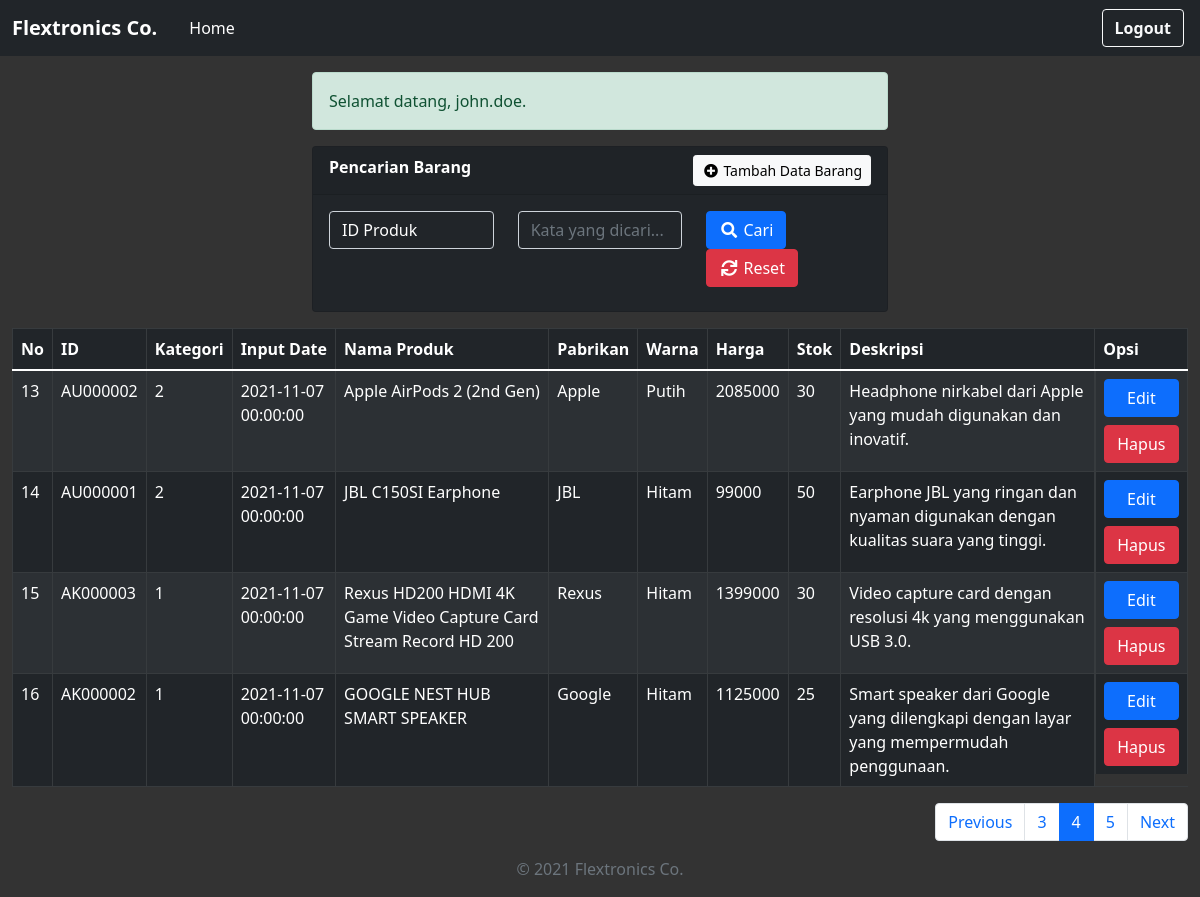
Screenshot of /view.php?page=4 (signed in) with the database file from the repository.
### tables this page shows
CREATE TABLE `_products` (
  `idx` int(11) NOT NULL,
  `id` varchar(8) NOT NULL,
  `kategori` int(11) NOT NULL,
  `tgl_input` datetime NOT NULL,
  `nama` varchar(255) NOT NULL,
  `manufaktur` varchar(200) NOT NULL,
  `warna` varchar(100) NOT NULL,
  `deskripsi` varchar(255) DEFAULT NULL
);

CREATE TABLE `_prices` (
  `product_id` varchar(8) NOT NULL,
  `price` int(11) NOT NULL
);

CREATE TABLE `_stock` (
  `product_id` varchar(8) NOT NULL,
  `amount` int(8) NOT NULL
);

### view.php (the view, shortened to what this page needs)
<!DOCTYPE html>
<html lang="en">
<head>
    <link href="assets/css/bootstrap.min.css" rel="stylesheet">
    <link rel="stylesheet" href="https://use.fontawesome.com/releases/v5.6.3/css/all.css">
    <link href="assets/css/style.css" rel="stylesheet">
</head>
<body>
    <nav class="navbar navbar-expand-lg navbar-dark bg-dark text-light">
        <div class="container-fluid justify-content-start">
            <div class="navbar-brand">
                <strong>Flextronics Co.</strong>
            </div>
            <ul class="nav">
                <li class="nav-item">
                    <a href="index.php" class="nav-link text-white">Home</a>
                </li>
            </ul>
        </div>
        <a href="logout.php" class="btn btn-outline-light fw-bold me-3" onclick="return confirm('Apa Anda yakin ingin keluar aplikasi?');">Logout</a>
    </nav>
    <div class="container-fluid pt-3">
        <div class="row justify-content-center">
            <div class="col-md-6">
                <div class="alert alert-success" role="alert">
                    <?php
                    if (isset($_SESSION['username'])) {
                        echo 'Selamat datang, ' . $_SESSION['username'] . '.';
                    }
                    ?>
                </div>
                <div class="card text-white bg-dark mb-3">
                    <div class="card-header">
                        <b>Pencarian Barang</b>
                        <a href="insert.php" class="float-end btn btn-light btn-sm"><i class="fa fa-fw fa-plus-circle"></i> Tambah Data Barang</a>
                    </div>
                    <div class="card-body">
                        <form class="form-inline">
                            <div class="row">
                                <div class="col-sm-4">
                                    <div class="mb-2">
                                        <select class="form-control text-white bg-dark" id="kolom" name="kolom" required="">
                                            <?php
                                            $kolom = (isset($_GET['kolom'])) ? $_GET['kolom'] : "";
                                            ?>
                                            <option value="id" <?php if ($kolom == "id") echo "selected"; ?>>ID Produk</option>
                                        </select>
                                    </div>
                                </div>
                                <div class="col-sm-4">
                                    <div class="mb-2">
                                        <input type="text" class="form-control text-white bg-dark" id="keyword" name="keyword" placeholder="Kata yang dicari..." required="" value="<?php if (isset($_GET['keyword'])) echo $_GET['keyword']; ?>">
                                    </div>
                                </div>
                                <div class="col-sm-4">
                                    <div class="mb-2">
                                        <button type="submit" class="btn btn-primary"><i class="fa fa-fw fa-search"></i> Cari</button>
                                        <a href="view.php" class="btn btn-danger"><i class="fa fa-fw fa-sync"></i> Reset</a>
                                    </div>
                                </div>
                            </div>
                        </form>
                    </div>
                </div>
            </div>
        </div>
        <?php
        include 'connect.php';
        $page = (isset($_GET['page'])) ? (int) $_GET['page'] : 1;
        $kolomCari = (isset($_GET['kolom'])) ? $_GET['kolom'] : "";
        $kolomKeyword = (isset($_GET['keyword'])) ? $_GET['keyword'] : "";
        $limit = 4;
        $limitStart = ($page - 1) * $limit;
        if ($kolomCari == "" && $kolomKeyword == "") {
            $data = mysqli_query($conn, "SELECT idx, id, kategori, tgl_input, nama, manufaktur, warna, price, amount, deskripsi FROM _products pro
                    INNER JOIN _prices pri ON pro.id = pri.product_id
                    INNER JOIN _stock sto ON pro.id = sto.product_id
                    ORDER BY pro.idx DESC LIMIT " . $limitStart . "," . $limit);
        }
        ?>
        <table class="table table-dark table-striped table-bordered table-hover">
            <thead>
                <tr>
                    <th>No</th>
                    <th>ID</th>
                    <th>Kategori</th>
                    <th>Input Date</th>
                    <th>Nama Produk</th>
                    <th>Pabrikan</th>
                    <th>Warna</th>
                    <th>Harga</th>
                    <th>Stok</th>
                    <th>Deskripsi</th>
                    <th>Opsi</th>
                </tr>
            </thead>
            <tbody>
                <?php
                $num = $limitStart + 1;
                while ($row = mysqli_fetch_array($data)) {
                ?>
                    <tr>
                        <td><?php echo $num++; ?></td>
                        <td><?php echo $row['id']; ?></td>
                        <td><?php echo $row['kategori']; ?></td>
                        <td><?php echo $row['tgl_input']; ?></td>
                        <td><?php echo $row['nama']; ?></td>
                        <td><?php echo $row['manufaktur']; ?></td>
                        <td><?php echo $row['warna']; ?></td>
                        <td><?php echo $row['price']; ?></td>
                        <td><?php echo $row['amount']; ?></td>
                        <td class="text-break"><?php echo $row['deskripsi']; ?></td>
                        <td class="d-grid gap-2">
                            <a href="edit.php?id=<?php echo $row['id']; ?>" class="btn btn-primary">Edit</a>
                            <a href="delete.php?id=<?php echo $row['id']; ?>" class="btn btn-danger" onclick="return confirm('Apa Anda yakin ingin menghapus data ini?');">Hapus</a>
                        </td>
                    </tr>
                <?php
                }
                ?>
            </tbody>
        </table>
        <div>
            <ul class="pagination justify-content-end">
                <?php
                if ($page == 1) {
                ?>
                    <li class="page-item disabled"><a class="page-link" href="#">Previous</a></li>
                    <?php
                } else {
                    $LinkPrev = ($page > 1) ? $page - 1 : 1;
                    if ($kolomCari == "" && $kolomKeyword == "") {
                    ?>
                        <li class="page-item"><a class="page-link" href="view.php?page=<?php echo $LinkPrev; ?>">Previous</a></li>
                    <?php
                    } else {
                    ?>
                        <li class="page-item"><a class="page-link" href="view.php?kolom=<?php echo $kolomCari; ?>&keyword=<?php echo $kolomKeyword; ?>&page=<?php echo $LinkPrev; ?>">Previous</a></li>
                <?php
                    }
                }
                ?>
                <?php
                if ($kolomCari == "" && $kolomKeyword == "") {
                    $data = mysqli_query($conn, "SELECT idx, id, kategori, tgl_input, nama, manufaktur, warna, price, amount, deskripsi FROM _products pro
                    INNER JOIN _prices pri ON pro.id = pri.product_id
                    INNER JOIN _stock sto ON pro.id = sto.product_id
                    ORDER BY pro.idx DESC");
                } else {
                    $data = mysqli_query($conn, "SELECT idx, id, kategori, tgl_input, nama, manufaktur, warna, price, amount, deskripsi FROM _products pro
                    INNER JOIN _prices pri ON pro.id = pri.product_id
                    INNER JOIN _stock sto ON pro.id = sto.product_id
                    WHERE $kolomCari LIKE '%$kolomKeyword%'
                    ORDER BY pro.idx DESC");
                }
                $jumlahData = mysqli_num_rows($data);
                $jumlahPage = ceil($jumlahData / $limit);
                $jumlahNum = 1;
                $startNum = ($page > $jumlahNum) ? $page - $jumlahNum : 1;
                $endNum = ($page < ($jumlahPage - $jumlahNum)) ? $page + $jumlahNum : $jumlahPage;
                for ($i = $startNum; $i <= $endNum; $i++) {
                    $LinkActive = ($page == $i) ? 'active' : '';
                    if ($kolomCari == "" && $kolomKeyword == "") {
                ?>
                        <li class="page-item <?php echo $LinkActive; ?>"><a class="page-link" href="view.php?page=<?php echo $i; ?>"><?php echo $i; ?></a></li>
                    <?php
                    } else {
                    ?>
                        <li class="page-item <?php echo $LinkActive; ?>"><a class="page-link" href="view.php?kolom=<?php echo $kolomCari; ?>&keyword=<?php echo $kolomKeyword; ?>&page=<?php echo $i; ?>"><?php echo $i; ?></a></li>
                <?php
                    }
                }
                ?>
                <?php
                if ($page == $jumlahPage) {
                ?>
                    <li class="page-item disabled"><a class="page-link" href="#">Next</a></li>
                    <?php
                } else {
                    $LinkNext = ($page < $jumlahPage) ? $page + 1 : $jumlahPage;
                    if ($kolomCari == "" && $kolomKeyword == "") {
                    ?>
                        <li class="page-item"><a class="page-link" href="view.php?page=<?php echo $LinkNext; ?>">Next</a></li>
                    <?php
                    } else {
                    ?>
                        <li class="page-item"><a class="page-link" href="view.php?kolom=<?php echo $kolomCari; ?>&keyword=<?php echo $kolomKeyword; ?>&page=<?php echo $LinkNext; ?>">Next</a></li>
                <?php
                    }
                }
                ?>
            </ul>
        </div>
    </div>
    <footer>
        <p class="text-center text-muted">&copy; 2021 Flextronics Co.</p>
    </footer>
</body>
</html>

### assets/css/style.css (style rules this page uses)
body { background-color: #333333; color: white; }

### rows the page displays
_products: id "AU000002", kategori "2", tgl_input "2021-11-07 00:00:00", nama "Apple AirPods 2 (2nd Gen)", manufaktur "Apple", warna "Putih", _prices.price "2085000", _stock.amount "30", deskripsi "Headphone nirkabel dari Apple yang mudah digunakan dan inovatif."
_products: id "AU000001", kategori "2", tgl_input "2021-11-07 00:00:00", nama "JBL C150SI Earphone", manufaktur "JBL", warna "Hitam", _prices.price "99000", _stock.amount "50", deskripsi "Earphone JBL yang ringan dan nyaman digunakan dengan kualitas suara yang tinggi."
_products: id "AK000003", kategori "1", tgl_input "2021-11-07 00:00:00", nama "Rexus HD200 HDMI 4K Game Video Capture Card Stream Record HD 200", manufaktur "Rexus", warna "Hitam", _prices.price "1399000", _stock.amount "30", deskripsi "Video capture card dengan resolusi 4k yang menggunakan USB 3.0."
_products: id "AK000002", kategori "1", tgl_input "2021-11-07 00:00:00", nama "GOOGLE NEST HUB SMART SPEAKER", manufaktur "Google", warna "Hitam", _prices.price "1125000", _stock.amount "25", deskripsi "Smart speaker dari Google yang dilengkapi dengan layar yang mempermudah penggunaan."

### other values shown
$_SESSION['username'] "john.doe"
